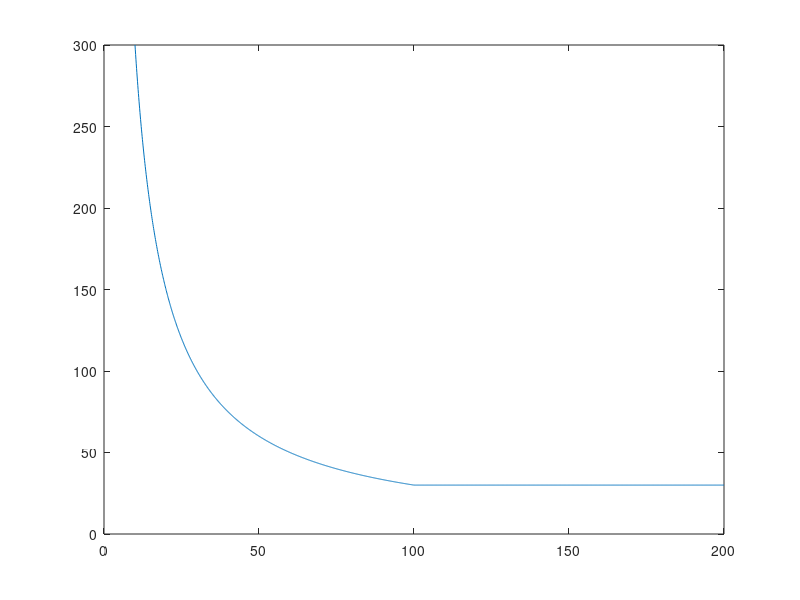

MATLAB code for this plot:
thres = 100
sell_x = 10:0.1:200
sell_y = (sell_x/thres).^-1*30
sell_y(sell_x>thres)=sell_y(sell_x==thres)
plot(sell_x,sell_y)